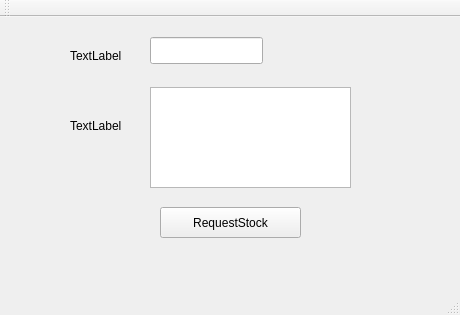
<?xml version="1.0" encoding="UTF-8"?>
<ui version="4.0">
 <class>MainWindow</class>
 <widget class="QMainWindow" name="MainWindow">
  <property name="geometry">
   <rect>
    <x>0</x>
    <y>0</y>
    <width>460</width>
    <height>315</height>
   </rect>
  </property>
  <property name="windowTitle">
   <string>MainWindow</string>
  </property>
  <widget class="QWidget" name="centralWidget">
   <widget class="QLabel" name="label">
    <property name="geometry">
     <rect>
      <x>70</x>
      <y>30</y>
      <width>52</width>
      <height>17</height>
     </rect>
    </property>
    <property name="text">
     <string>TextLabel</string>
    </property>
   </widget>
   <widget class="QLabel" name="label_2">
    <property name="geometry">
     <rect>
      <x>70</x>
      <y>100</y>
      <width>52</width>
      <height>17</height>
     </rect>
    </property>
    <property name="text">
     <string>TextLabel</string>
    </property>
   </widget>
   <widget class="QLineEdit" name="idline">
    <property name="geometry">
     <rect>
      <x>150</x>
      <y>20</y>
      <width>113</width>
      <height>27</height>
     </rect>
    </property>
   </widget>
   <widget class="QTextEdit" name="stockResult">
    <property name="geometry">
     <rect>
      <x>150</x>
      <y>70</y>
      <width>201</width>
      <height>101</height>
     </rect>
    </property>
   </widget>
   <widget class="QPushButton" name="RequestStock">
    <property name="geometry">
     <rect>
      <x>160</x>
      <y>190</y>
      <width>141</width>
      <height>31</height>
     </rect>
    </property>
    <property name="text">
     <string>RequestStock</string>
    </property>
   </widget>
  </widget>
  <widget class="QMenuBar" name="menuBar">
   <property name="geometry">
    <rect>
     <x>0</x>
     <y>0</y>
     <width>460</width>
     <height>25</height>
    </rect>
   </property>
  </widget>
  <widget class="QToolBar" name="mainToolBar">
   <attribute name="toolBarArea">
    <enum>TopToolBarArea</enum>
   </attribute>
   <attribute name="toolBarBreak">
    <bool>false</bool>
   </attribute>
  </widget>
  <widget class="QStatusBar" name="statusBar"/>
 </widget>
 <layoutdefault spacing="6" margin="11"/>
 <resources/>
 <connections/>
</ui>
